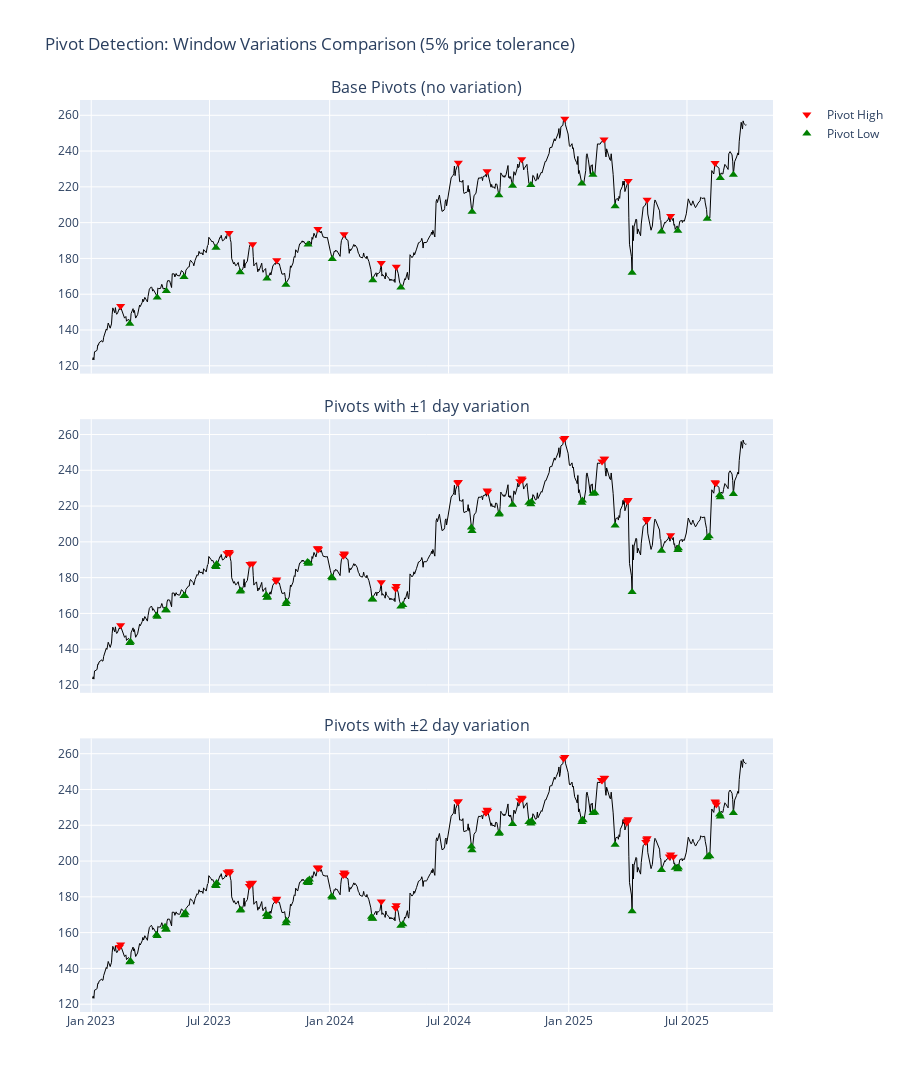

This figure's notebook cell:
### Markdown cell above
## 1.1 Pivot Points with Window Variations

Extended pivot detection allowing ±1 and ±2 day tolerance around base pivots. Adjacent days marked as pivots only if close price within 5% of base pivot (price_tolerance default).

### Code cell
# Test different window variations
pivot_high_var1, pivot_low_var1 = find_pivots(df, lb=8, rb=13, use_close=True, 
                                               window_variations=[-1, 1])
pivot_high_var2, pivot_low_var2 = find_pivots(df, lb=8, rb=13, use_close=True, 
                                               window_variations=[-2, -1, 1, 2])

# Create comparison figure
fig = make_subplots(rows=3, cols=1, shared_xaxes=True, vertical_spacing=0.05,
                    subplot_titles=('Base Pivots (no variation)', 
                                    'Pivots with ±1 day variation',
                                    'Pivots with ±2 day variation'))

# Row 1: Base pivots
fig.add_trace(go.Scatter(x=df['date'], y=df['close'], name='Close',
                        line=dict(color='black', width=1), showlegend=False), row=1, col=1)
pivot_highs_base = df[df['PivotHigh'] == 1]
pivot_lows_base = df[df['PivotLow'] == 1]
fig.add_trace(go.Scatter(x=pivot_highs_base['date'], y=pivot_highs_base['close'],
                        mode='markers', name='Pivot High',
                        marker=dict(color='red', size=8, symbol='triangle-down')), row=1, col=1)
fig.add_trace(go.Scatter(x=pivot_lows_base['date'], y=pivot_lows_base['close'],
                        mode='markers', name='Pivot Low',
                        marker=dict(color='green', size=8, symbol='triangle-up')), row=1, col=1)

# Row 2: ±1 variation
fig.add_trace(go.Scatter(x=df['date'], y=df['close'], name='Close',
                        line=dict(color='black', width=1), showlegend=False), row=2, col=1)
pivot_highs_var1 = df[pivot_high_var1 == 1]
pivot_lows_var1 = df[pivot_low_var1 == 1]
fig.add_trace(go.Scatter(x=pivot_highs_var1['date'], y=pivot_highs_var1['close'],
                        mode='markers', name='Pivot High ±1',
                        marker=dict(color='red', size=8, symbol='triangle-down'), showlegend=False), row=2, col=1)
fig.add_trace(go.Scatter(x=pivot_lows_var1['date'], y=pivot_lows_var1['close'],
                        mode='markers', name='Pivot Low ±1',
                        marker=dict(color='green', size=8, symbol='triangle-up'), showlegend=False), row=2, col=1)

# Row 3: ±2 variation
fig.add_trace(go.Scatter(x=df['date'], y=df['close'], name='Close',
                        line=dict(color='black', width=1), showlegend=False), row=3, col=1)
pivot_highs_var2 = df[pivot_high_var2 == 1]
pivot_lows_var2 = df[pivot_low_var2 == 1]
fig.add_trace(go.Scatter(x=pivot_highs_var2['date'], y=pivot_highs_var2['close'],
                        mode='markers', name='Pivot High ±2',
                        marker=dict(color='red', size=8, symbol='triangle-down'), showlegend=False), row=3, col=1)
fig.add_trace(go.Scatter(x=pivot_lows_var2['date'], y=pivot_lows_var2['close'],
                        mode='markers', name='Pivot Low ±2',
                        marker=dict(color='green', size=8, symbol='triangle-up'), showlegend=False), row=3, col=1)

fig.update_layout(height=1600, title_text="Pivot Detection: Window Variations Comparison (5% price tolerance)")
fig.show()

print(f"Base Pivots - Highs: {(df['PivotHigh'] == 1).sum()}, Lows: {(df['PivotLow'] == 1).sum()}")
print(f"±1 Variation - Highs: {(pivot_high_var1 == 1).sum()}, Lows: {(pivot_low_var1 == 1).sum()}")
print(f"±2 Variation - Highs: {(pivot_high_var2 == 1).sum()}, Lows: {(pivot_low_var2 == 1).sum()}")
print("\nWindow variations expand pivot labels for ML training, but only if adjacent day's close is within 5% of base pivot.")
